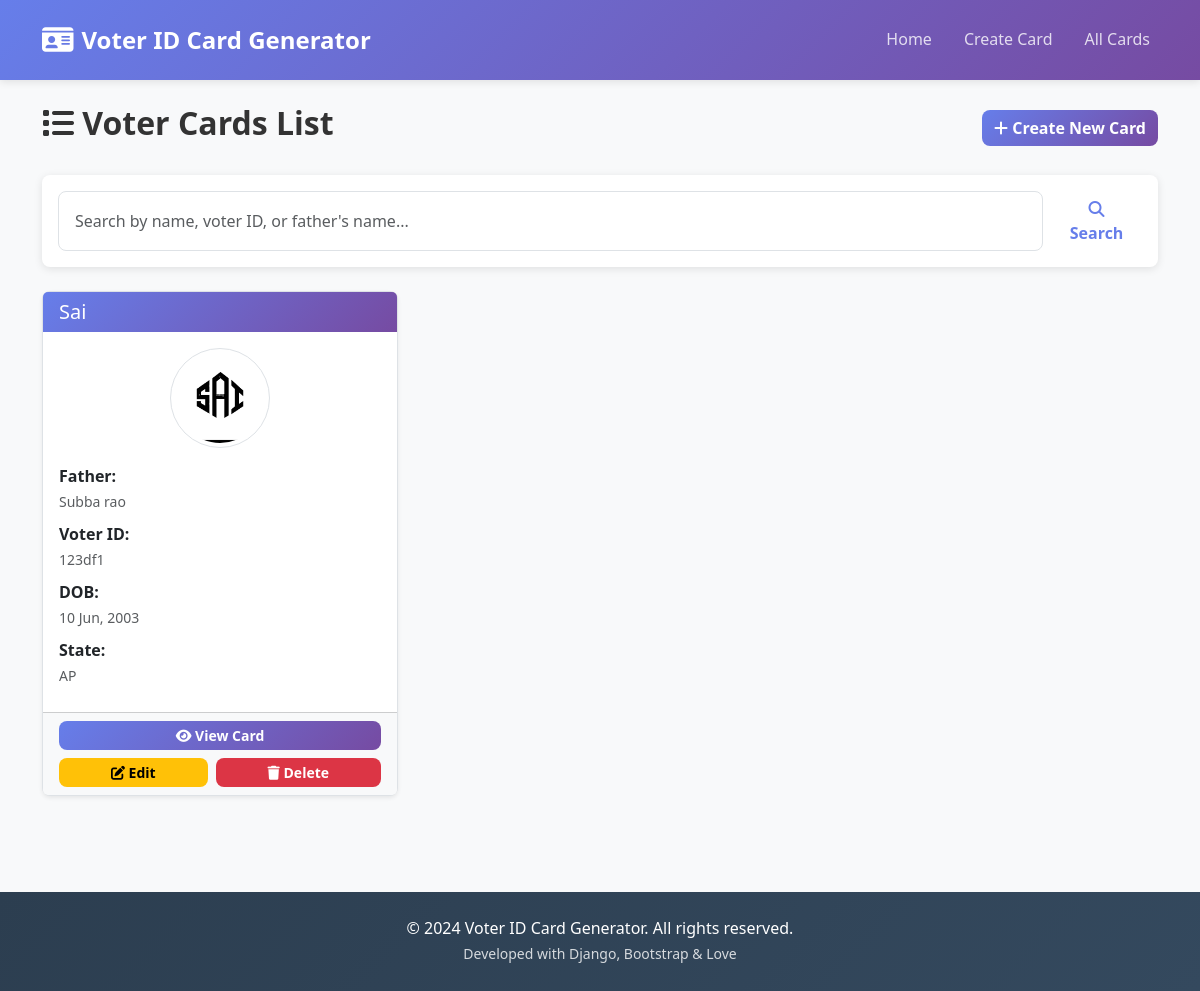
Page /cards/ on the committed database.
### voter_card/models.py (models this page shows, shortened)
class VoterCard(models.Model):
    first_name = models.CharField(max_length=100)
    father_name = models.CharField(max_length=100)
    date_of_birth = models.DateField()
    address = models.TextField()
    voter_id_number = models.CharField(max_length=20, unique=True)
    photo = models.ImageField(upload_to='voter_photos/')
    gender = models.CharField(max_length=10, choices=[('Male', 'Male'), ('Female', 'Female'), ('Other', 'Other')], default='Male')
    state = models.CharField(max_length=100, default='')
    serial_number = models.CharField(max_length=50, default='')
    created_at = models.DateTimeField(auto_now_add=True)
    updated_at = models.DateTimeField(auto_now=True)
    class Meta:
        ordering = ['-created_at']

### voter_card/views.py (the view)
# urls.py: path('cards/', views.voter_cards_list, name='voter_cards_list'),
def voter_cards_list(request):
    voter_cards = VoterCard.objects.all()
    context = {'voter_cards': voter_cards}
    return render(request, 'voter_card/list.html', context)

### templates/voter_card/list.html (shortened to what this page needs)
{% extends 'base.html' %}
{% load static %}
{% block content %}
<div class="mb-4">
    <div class="row align-items-center">
        <div class="col">
            <h2 class="fw-bold">
                <i class="fas fa-list"></i> Voter Cards List
            </h2>
        </div>
        <div class="col text-end">
            <a href="{% url 'create_voter_card' %}" class="btn btn-primary">
                <i class="fas fa-plus"></i> Create New Card
            </a>
        </div>
    </div>
</div>
<div class="card mb-4">
    <div class="card-body">
        <form method="get" action="{% url 'search_voter_card' %}" class="d-flex gap-2">
            <input type="text" name="q" class="form-control" placeholder="Search by name, voter ID, or father's name...">
            <button type="submit" class="btn btn-outline-primary">
                <i class="fas fa-search"></i> Search
            </button>
        </form>
    </div>
</div>
{% if voter_cards %}
    <div class="row">
        {% for card in voter_cards %}
        <div class="col-md-6 col-lg-4 mb-4">
            <div class="card voter-card-item h-100 shadow-sm hover-shadow">
                <div class="card-header bg-gradient text-white">
                    <h5 class="card-title mb-0">{{ card.first_name }}</h5>
                </div>
                <div class="card-body">
                    <div class="text-center mb-3">
                        {% if card.photo %}
                            <img src="{{ card.photo.url }}" alt="{{ card.first_name }}"
                                 class="img-thumbnail rounded-circle" style="width: 100px; height: 100px; object-fit: cover;">
                        {% else %}
                            <div class="bg-light rounded-circle d-inline-flex align-items-center justify-content-center"
                                 style="width: 100px; height: 100px;">
                                <i class="fas fa-user fa-3x text-muted"></i>
                            </div>
                        {% endif %}
                    </div>
                    <div class="voter-info">
                        <p class="mb-2">
                            <strong>Father:</strong><br>
                            <small class="text-muted">{{ card.father_name }}</small>
                        </p>
                        <p class="mb-2">
                            <strong>Voter ID:</strong><br>
                            <small class="text-muted">{{ card.voter_id_number }}</small>
                        </p>
                        <p class="mb-2">
                            <strong>DOB:</strong><br>
                            <small class="text-muted">{{ card.date_of_birth|date:"d M, Y" }}</small>
                        </p>
                        <p class="mb-2">
                            <strong>State:</strong><br>
                            <small class="text-muted">{{ card.state }}</small>
                        </p>
                    </div>
                </div>
                <div class="card-footer bg-light">
                    <div class="d-grid gap-2">
                        <a href="{% url 'view_voter_card' card.pk %}" class="btn btn-sm btn-primary">
                            <i class="fas fa-eye"></i> View Card
                        </a>
                    </div>
                    <div class="d-flex gap-2 mt-2">
                        <a href="{% url 'edit_voter_card' card.pk %}" class="btn btn-sm btn-warning flex-grow-1">
                            <i class="fas fa-edit"></i> Edit
                        </a>
                        <form method="post" action="{% url 'delete_voter_card' card.pk %}"
                              style="flex-grow: 1; margin: 0;"
                              onsubmit="return confirm('Are you sure?');">
                            <button type="submit" class="btn btn-sm btn-danger w-100">
                                <i class="fas fa-trash"></i> Delete
                            </button>
                        </form>
                    </div>
                </div>
            </div>
        </div>
        {% endfor %}
    </div>
{% endif %}
{% endblock %}

### static/css/style.css (style rules this page uses)
:root { --primary-color: #667eea; --secondary-color: #764ba2; --success-color: #28a745; --danger-color: #dc3545; --warning-color: #ffc107; --info-color: #17a2b8; --light-color: #f8f9fa; --dark-color: #343a40; --border-radius: 0.5rem; --box-shadow: 0 2px 8px rgba(0, 0, 0, 0.1); --transition: all 0.3s ease; }
* { margin: 0; padding: 0; box-sizing: border-box; }
body { font-family: 'Segoe UI', Tahoma, Geneva, Verdana, sans-serif; background-color: var(--light-color); color: #333; line-height: 1.6; }
.card { border: none; border-radius: var(--border-radius); box-shadow: var(--box-shadow); transition: var(--transition); }
.card-header { border-bottom: none; border-radius: var(--border-radius) var(--border-radius) 0 0; }
.bg-gradient { background: linear-gradient(135deg, var(--primary-color) 0%, var(--secondary-color) 100%) !important; }
.btn { border-radius: var(--border-radius); font-weight: 600; transition: var(--transition); border: none; }
.btn-primary { background: linear-gradient(135deg, var(--primary-color) 0%, var(--secondary-color) 100%); border: none; }
.btn-outline-primary { color: var(--primary-color); border-color: var(--primary-color); }
.form-control, .form-select { border: 1px solid #dee2e6; border-radius: var(--border-radius); padding: 0.75rem 1rem; font-size: 1rem; transition: var(--transition); }

### templates/voter_card/list.html (style rules this page uses)
.voter-card-item { transition: all 0.3s ease; border: 1px solid #dee2e6; }
.bg-gradient { background: linear-gradient(135deg, #667eea 0%, #764ba2 100%); }
.voter-info small { display: block; margin-top: 2px; }

### rows in the picture
VoterCard: first_name "Sai", photo (picture), father_name "Subba rao", voter_id_number "123df1", date_of_birth "10 Jun, 2003", state "AP"
